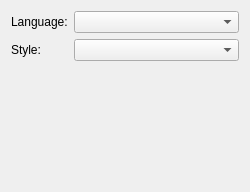
<ui version="4.0" >
 <class>GeneralConfigWidget</class>
 <widget class="QWidget" name="GeneralConfigWidget" >
  <property name="geometry" >
   <rect>
    <x>0</x>
    <y>0</y>
    <width>250</width>
    <height>192</height>
   </rect>
  </property>
  <layout class="QGridLayout" name="gridLayout_2" >
   <item row="0" column="0" >
    <layout class="QGridLayout" name="gridLayout" >
     <item row="0" column="0" >
      <widget class="QLabel" name="languageLabel" >
       <property name="text" >
        <string>Language:</string>
       </property>
      </widget>
     </item>
     <item row="0" column="1" >
      <widget class="QComboBox" name="languageComboBox" >
       <property name="sizePolicy" >
        <sizepolicy vsizetype="Fixed" hsizetype="Expanding" >
         <horstretch>0</horstretch>
         <verstretch>0</verstretch>
        </sizepolicy>
       </property>
      </widget>
     </item>
     <item row="1" column="0" >
      <widget class="QLabel" name="styleLabel" >
       <property name="text" >
        <string>Style:</string>
       </property>
      </widget>
     </item>
     <item row="1" column="1" >
      <widget class="QComboBox" name="styleComboBox" >
       <property name="sizePolicy" >
        <sizepolicy vsizetype="Fixed" hsizetype="Expanding" >
         <horstretch>0</horstretch>
         <verstretch>0</verstretch>
        </sizepolicy>
       </property>
      </widget>
     </item>
    </layout>
   </item>
   <item row="1" column="0" >
    <spacer name="verticalSpacer" >
     <property name="orientation" >
      <enum>Qt::Vertical</enum>
     </property>
     <property name="sizeHint" stdset="0" >
      <size>
       <width>20</width>
       <height>117</height>
      </size>
     </property>
    </spacer>
   </item>
  </layout>
 </widget>
 <resources/>
 <connections/>
</ui>
